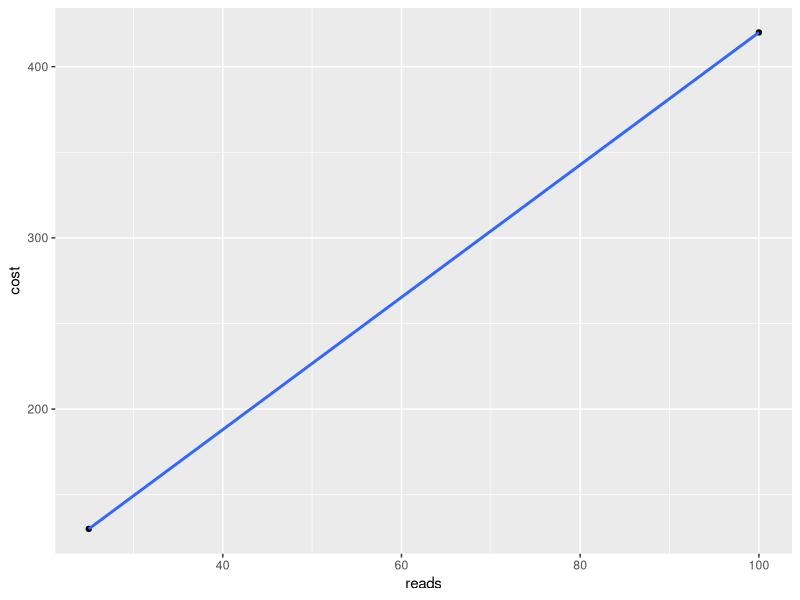

Source code (R):
## ---- chunk 1
knitr::opts_chunk$set(echo = TRUE)

library(tidyverse)
## ---- chunk 2
a <- data.frame(reads = c(25, 100),
                cost = c(130, 420))
a
## ---- chunk 3
a %>%
  ggplot(aes(x = reads, y = cost)) +
  geom_point() +
  stat_smooth(method = "lm")
## ---- chunk 4
lm0 <- lm(cost ~ reads, data = a)

new <- data.frame(reads = c(50))

predict(lm0, newdata = new)
